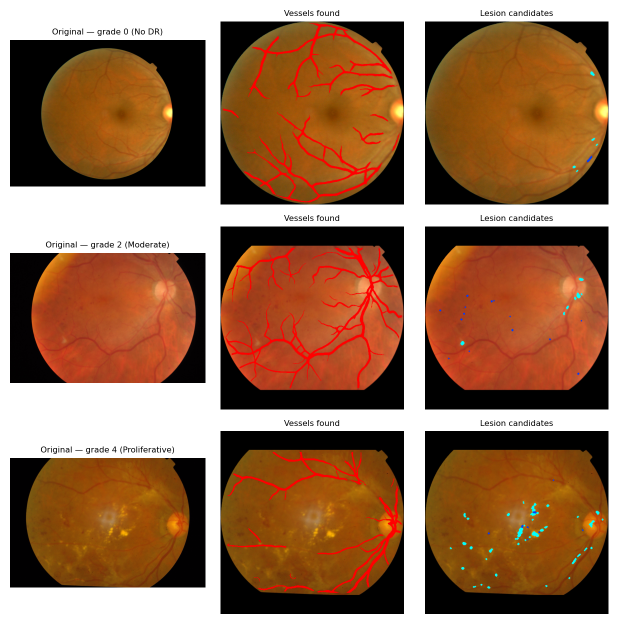
#> input picture assets/pipeline_examples.png, 1248 x 1248 px (shown at 1/2 size)
$ python -i preprocess.py   (imports and definitions only)
#> lines starting #> are read from the running program, lines starting #| are printed output that depends on the picture; after the words box and inside, x2 and y2 are one past the last pixel; in counts of white or black regions, pixels touching at a corner belong together
"""Fundus-image preprocessing: find the retina, crop to it, resize and enhance contrast.

APTOS images come from different cameras: some are cut at the top and bottom, some have large black borders and some have
none. A fixed centred circle (the usual shortcut) cuts real retina in some images and keeps black corners in others, so the
retina ("field of view", FOV) is located from the image itself. Everything downstream (vessel density, lesion counts) is
computed inside that mask, so the numbers do not depend on how much black border an image happens to have.
"""
from dataclasses import dataclass

import cv2
import numpy as np
from scipy import ndimage as ndi

SIZE = 512


@dataclass
class Prepared:
    rgb: np.ndarray        # SIZE x SIZE x 3 uint8, cropped to the retina, padded to a square, not enhanced
    enhanced: np.ndarray   # same, with CLAHE on the green channel (this is what the vessel network sees)
    fov: np.ndarray        # SIZE x SIZE bool, True inside the retina
    meta: dict             # original size and how much of the original image is retina


def load_rgb(path) -> np.ndarray:
    img = cv2.imread(str(path), cv2.IMREAD_COLOR)
    if img is None:
        raise FileNotFoundError(f"cannot read image: {path}")
    return cv2.cvtColor(img, cv2.COLOR_BGR2RGB)


def fundus_mask(rgb: np.ndarray, threshold: int = 15) -> np.ndarray:
    """Boolean mask of the retina: not-black pixels, largest connected blob, holes filled."""
    gray = cv2.GaussianBlur(rgb.max(axis=2), (5, 5), 0)
    mask = gray > threshold
    mask = ndi.binary_opening(mask, structure=np.ones((5, 5)))
    lab, n = ndi.label(mask)
    if n == 0:
        return np.ones(rgb.shape[:2], bool)
    sizes = ndi.sum(mask, lab, range(1, n + 1))
    mask = ndi.binary_fill_holes(lab == (1 + int(np.argmax(sizes))))
    return mask if mask.mean() > 0.10 else np.ones(rgb.shape[:2], bool)   # nothing sensible found: use the whole image


def _square(a: np.ndarray, value=0) -> np.ndarray:
    h, w = a.shape[:2]
    s = max(h, w)
    out = np.full((s, s) + a.shape[2:], value, a.dtype)
    out[(s - h) // 2:(s - h) // 2 + h, (s - w) // 2:(s - w) // 2 + w] = a
    return out


def clahe_green(rgb: np.ndarray, tile: int = 17, clip: float = 2.0) -> np.ndarray:
    """CLAHE on the green channel only: the preprocessing the FCU-Net weights were trained with."""
    out = rgb.copy()
    out[..., 1] = cv2.createCLAHE(clipLimit=clip, tileGridSize=(tile, tile)).apply(rgb[..., 1])
    return out


def prepare(rgb: np.ndarray, size: int = SIZE) -> Prepared:
    h, w = rgb.shape[:2]
    mask = fundus_mask(rgb)
    ys, xs = np.where(mask)
    y0, y1, x0, x1 = ys.min(), ys.max() + 1, xs.min(), xs.max() + 1
    crop, m = rgb[y0:y1, x0:x1].copy(), mask[y0:y1, x0:x1]
    crop[~m] = 0
    crop, m = _square(crop), _square(m.astype(np.uint8))
    crop = cv2.resize(crop, (size, size), interpolation=cv2.INTER_AREA)
    m = cv2.resize(m, (size, size), interpolation=cv2.INTER_NEAREST).astype(bool)
    crop[~m] = 0                                              # resizing blends the edge; keep outside strictly black
    meta = {"orig_height": h, "orig_width": w, "fov_fraction_of_image": float(mask.mean())}
    return Prepared(rgb=crop, enhanced=clahe_green(crop), fov=m, meta=meta)

>>> import cv2
>>> picture = cv2.imread('../../assets/pipeline_examples.png')
#> picture is the input picture: shape (1248, 1248, 3); mean B, G, R 81.5, 110.5, 152.1
>>> result = prepare(picture)
#> in fundus_mask, `gray = cv2.GaussianBlur(rgb.max(axis=2), (5, 5), 0)`:
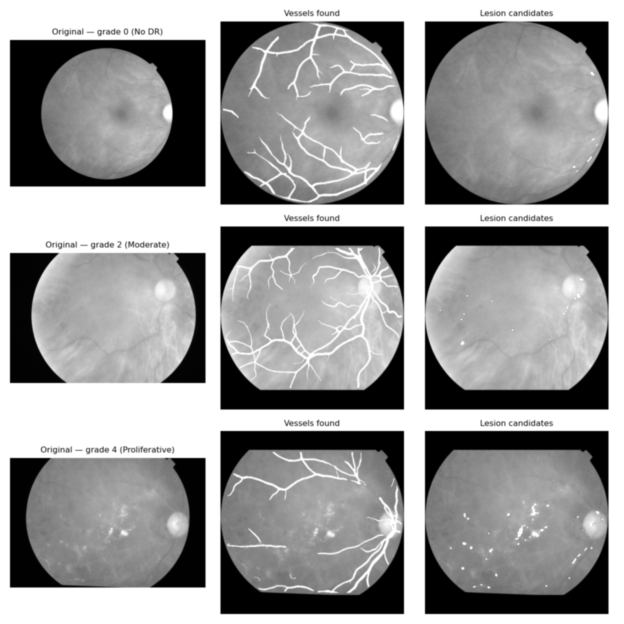
#> gray: shape (1248, 1248) (shown at 1/2 size); min 0, max 255, mean 152.4
#> in fundus_mask, `mask = gray > threshold`:
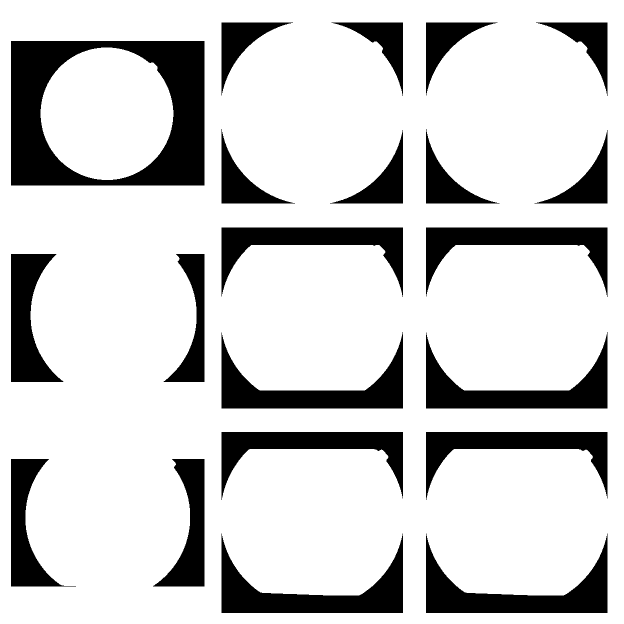
#> mask: shape (1248, 1248) bool (shown at 1/2 size); 80.6% white; 21 black regions, largest, box (x1, y1, x2, y2) and area: (22, 82, 409, 371) 56535, (443, 1067, 806, 1226) 20613, (852, 1067, 1215, 1226) 20613
#> in fundus_mask, `lab, n = ndi.label(mask)`:
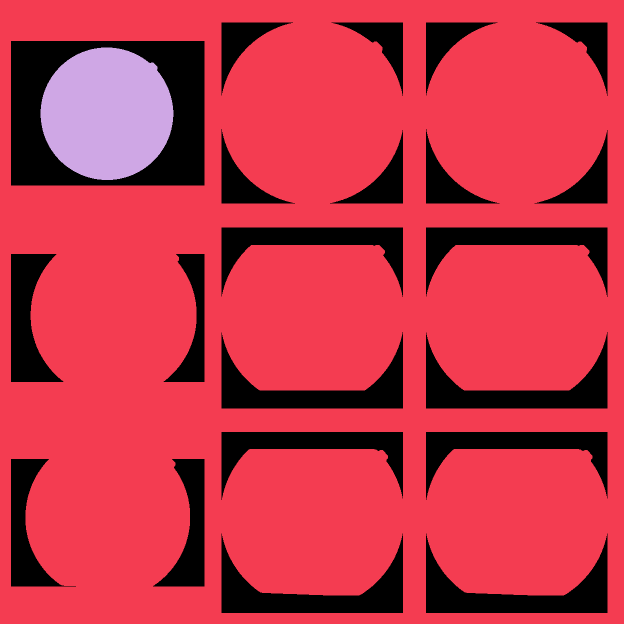
#> lab: shape (1248, 1248) int32 (shown at 1/2 size); 3 distinct labels, from 0 to 2; one colour per label, 0 black
#> in fundus_mask, `lab, n = ndi.label(mask)`: n = 2
#> in fundus_mask, `sizes = ndi.sum(mask, lab, range(1, n + 1))`: sizes = [1200780, 55308]
#> in fundus_mask, `mask = ndi.binary_fill_holes(lab == (1 + int(np.argmax(sizes))))`: mask: shape (1248, 1248) bool; every value is 1
#> in prepare, `y0, y1, x0, x1 = ys.min(), ys.max() + 1, xs.min(), xs.max() + 1`: y0 = 0; y1 = 1248; x0 = 0; x1 = 1248
#> in _square (call 2), `out = np.full((s, s) + a.shape[2:], value, a.dtype)`: out: shape (1248, 1248); every value is 0
#> in prepare, `crop = cv2.resize(crop, (size, size), interpolation=cv2.INTER_AREA)`:
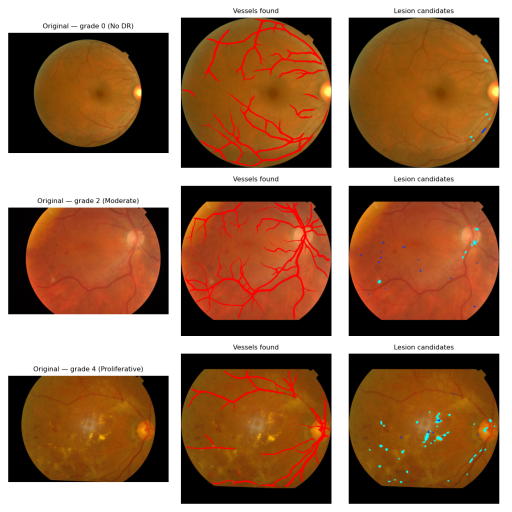
#> crop: shape (512, 512, 3); mean B, G, R 81.5, 110.5, 152.1
#> in prepare, `m = cv2.resize(m, (size, size), interpolation=cv2.INTER_NEAREST).astyp..`: m: shape (512, 512) bool; every value is 1
#> in prepare, `meta = {"orig_height": h, "orig_width": w, "fov_fraction_of_image": fl..`: meta = {'orig_height': 1248, 'orig_width': 1248, 'fov_fraction_of_image': 1}
#> in clahe_green, `out[..., 1] = cv2.createCLAHE(clipLimit=clip, tileGridSize=(tile, tile..`:
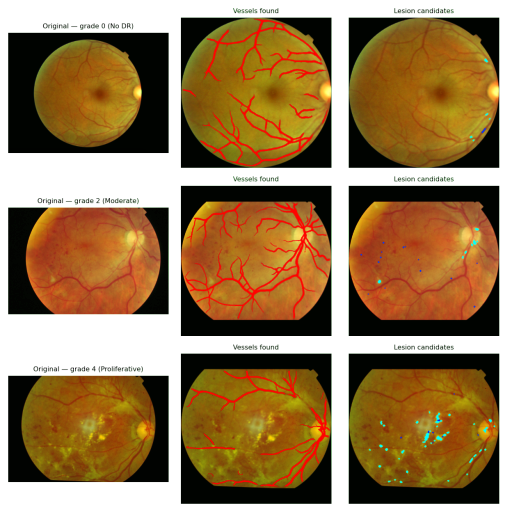
#> out: shape (512, 512, 3); mean B, G, R 81.5, 121.4, 152.1

$ run again, on assets/preprocessing_example.png
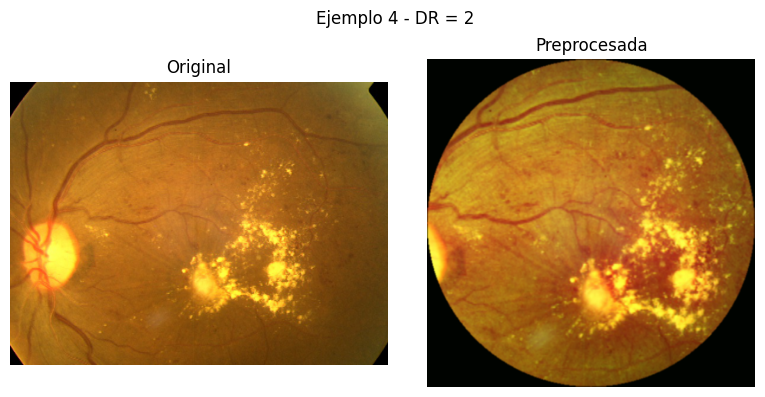
#> input picture assets/preprocessing_example.png, 765 x 397 px
#> picture is the input picture: shape (397, 765, 3); mean B, G, R 90, 139.8, 177.8
#> in fundus_mask, `mask = gray > threshold`:
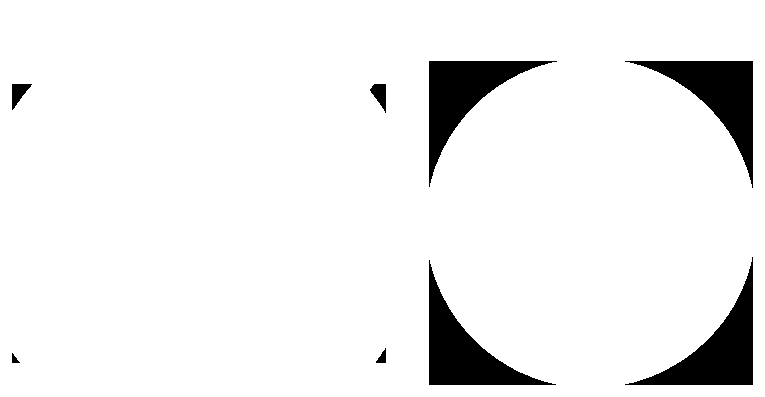
#> mask: shape (397, 765) bool; 93.3% white; 8 black regions, largest, box (x1, y1, x2, y2) and area: (625, 257, 753, 385) 4973, (625, 61, 753, 188) 4961, (429, 61, 557, 187) 4932
#> n = 1
#> sizes = [283253]
#> y0 = 0; y1 = 397; x0 = 0; x1 = 765
#> m: shape (512, 512) bool; 51.8% white; 2 black regions, box (x1, y1, x2, y2) and area: (0, 0, 512, 124) 63488, (0, 389, 512, 512) 62976
#> meta = {'orig_height': 397, 'orig_width': 765, 'fov_fraction_of_image': 1}
#> in clahe_green, `out[..., 1] = cv2.createCLAHE(clipLimit=clip, tileGridSize=(tile, tile..`:
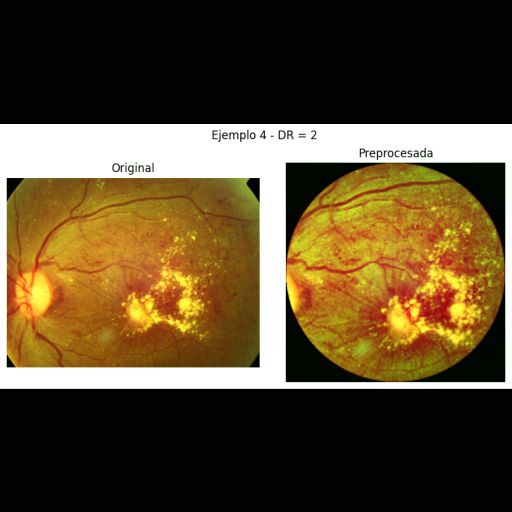
#> out: shape (512, 512, 3); mean B, G, R 46.3, 76.2, 91.9
